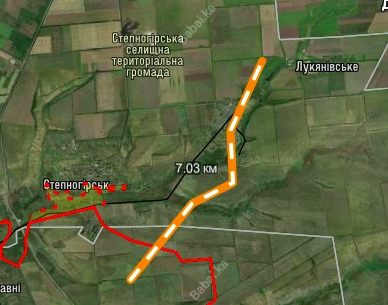
#> input picture data/raw/IMG-20260507-WA0112.jpg, 388 x 305 px, found by its file name; its folder holds only this picture in this run
$ python test_all_images.py
#> lines starting #> are read from the running program, lines starting #| are printed output that depends on the picture; after the words box and inside, x2 and y2 are one past the last pixel; in counts of white or black regions, pixels touching at a corner belong together
### ocr/image_ocr.py
import numbers
import os
import re

from PIL import Image
from PIL import ImageFilter
from PIL import ImageEnhance

import pytesseract


# TESSERACT PATH

pytesseract.pytesseract.tesseract_cmd = (
    r"C:\Program Files\Tesseract-OCR\tesseract.exe"
)


def preprocess_image(image):

    # Збільшуємо зображення

    image = image.resize(
        (
            image.width * 4,
            image.height * 4
        )
    )

    # Чорно-білий режим

    image = image.convert("L")

    # Контраст

    enhancer = ImageEnhance.Contrast(
        image
    )

    image = enhancer.enhance(5)

    # Threshold

    image = image.point(
        lambda p: 255 if p > 160 else 0
    )

    # Різкість

    image = image.filter(
        ImageFilter.SHARPEN
    )

    return image


def extract_distance_from_image(image_path):

    if not os.path.exists(image_path):

        print(
            f"OCR ERROR: file not found -> {image_path}"
        )

        return None

    image = Image.open(image_path)

    width, height = image.size

    # Широкий центральний crop

    image = image.crop((
        int(width * 0.30),
        int(height * 0.25),
        int(width * 0.75),
        int(height * 0.55)
    ))

    image = preprocess_image(image)

    # Для відладки

    image.save(
        "debug_processed.png"
    )

    custom_config = (
        r'--oem 3 --psm 6 '
        r'-c tessedit_char_whitelist='
        r'0123456789.KMkm'
    )

    text = pytesseract.image_to_string(
        image,
        lang="eng",
        config=custom_config
    )

    print("\n=== OCR TEXT ===\n")

    print(text)

    print(
        "RAW OCR:",
        repr(text)
    )

    # Шукаємо всі десяткові числа

    matches = re.findall(
        r"\d+(?:\.\d+)?",
        text
    )

    if not matches:

        return None

    numbers = []

    for match in matches:

        try:

            match = match.replace(",", ".")

            value = float(match)

            if value < 2:
                continue

            if value > 35:
                continue

            numbers.append(
                value
            )

        except:

            pass


    if not numbers:

        return None

    decimal_numbers = [
        n for n in numbers
        if not n.is_integer()
    ]

    if decimal_numbers:
        distance = max(decimal_numbers)
    else:
        distance = max(numbers)

    print(
        "FOUND:",
        numbers
    )

    return round(
        distance,
        2
    )
# [44 lines that do not run on import are left out]

### ocr/test_all_images.py
import os

from ocr.image_ocr import (
    extract_distance_from_image
)


RAW_FOLDER = "data/raw"


def main():

    found = 0

    total = 0

    results = []

    for file_name in os.listdir(
        RAW_FOLDER
    ):

        if not (
            file_name.lower().endswith(".jpg")
            or
            file_name.lower().endswith(".png")
        ):

            continue

        total += 1

        image_path = os.path.join(
            RAW_FOLDER,
            file_name
        )

        print(
            f"\nProcessing: {file_name}"
        )

        try:

            distance = (
                extract_distance_from_image(
                    image_path
                )
            )
#> in extract_distance_from_image, image is the input picture: PIL image 388x305 RGB; mean R, G, B 91.9, 99.1, 63.4
#> in extract_distance_from_image, `image = image.crop(( int(width * 0.30), int(height * 0.25), int(width ..`:
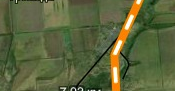
#> image: PIL image 175x91 RGB; mean R, G, B 91.3, 99.9, 60.3
#> in preprocess_image, `image = image.resize( ( image.width * 4, image.height * 4 ) )`:
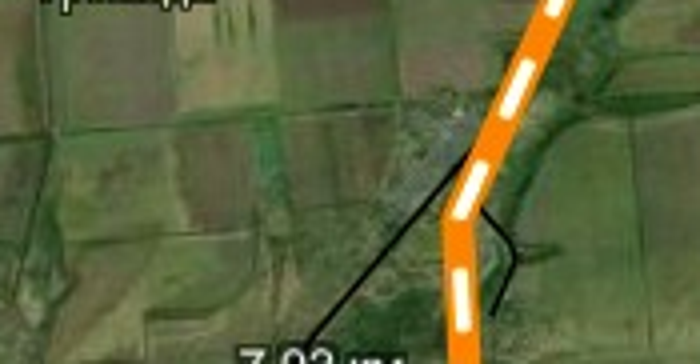
#> image: PIL image 700x364 RGB; mean R, G, B 91.3, 99.9, 60.3
#> in preprocess_image, `image = image.convert("L")`:
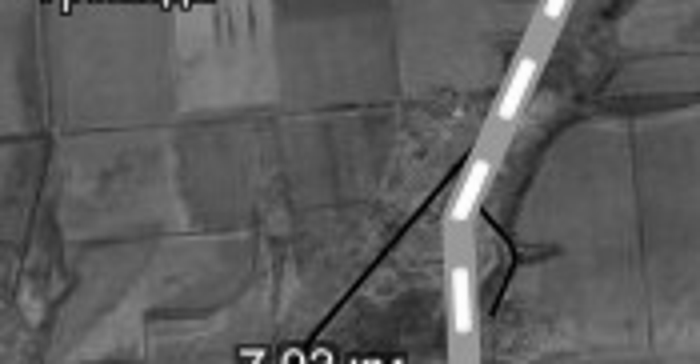
#> image: PIL image 700x364 L; min 1, max 255, mean 92.8
#> in preprocess_image, `image = enhancer.enhance(5)`:
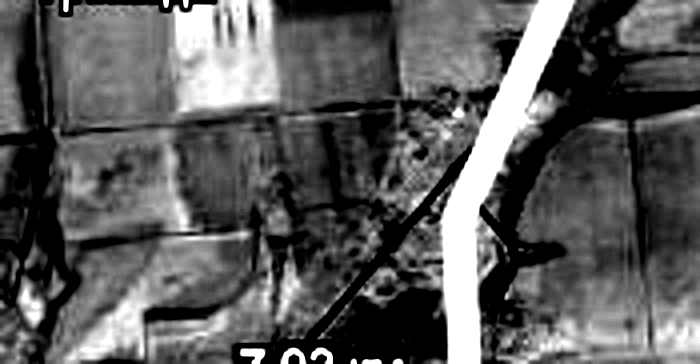
#> image: PIL image 700x364 L; min 0, max 255, mean 90.7
#> in preprocess_image, `image = image.point( lambda p: 255 if p > 160 else 0 )`:
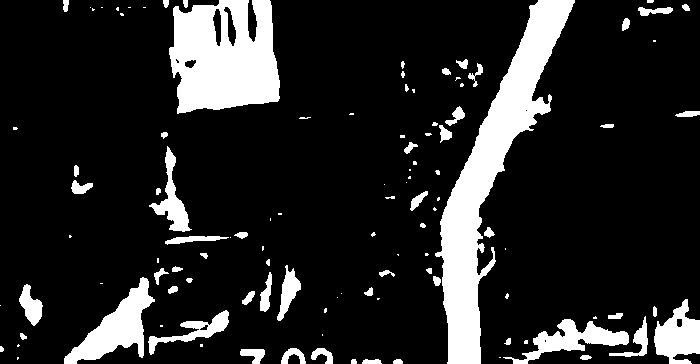
#> image: PIL image 700x364 L; 15.1% white; 112 white regions (50 under 20 px), largest, box (x1, y1, x2, y2) and area: (435, 0, 575, 364) 13951, (169, 0, 280, 114) 9745, (64, 277, 155, 364) 2996

            print(
                f"Distance: {distance}"
            )

            if distance:

                found += 1

            results.append(
                (
                    file_name,
                    distance
                )
            )

        except Exception as e:

            print(
                f"ERROR: {e}"
            )

    print("\n=== OCR SUMMARY ===\n")

    print(f"Total images: {total}")

    print(f"Detected distances: {found}")

    if total > 0:

        success_rate = (
            found / total
        ) * 100

        print(
            f"Success rate: "
            f"{success_rate:.1f}%"
        )

    print("\n=== RESULTS ===\n")

    for file_name, distance in results:

        print(
            f"{file_name} -> {distance}"
        )


if __name__ == "__main__":

    main()
#> (the call stopped at in extract_distance_from_image, `text = pytesseract.image_to_string( image, lang="eng", config=custom_c..`: pytesseract is not available in this run)

$ run again, on data/raw/IMG-20260507-WA0349.jpg
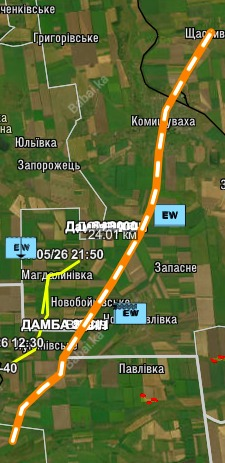
#> input picture data/raw/IMG-20260507-WA0349.jpg, 225 x 463 px, found by its file name
#> in extract_distance_from_image, image is the input picture: PIL image 225x463 RGB; mean R, G, B 92.6, 104.3, 55.8
#> in preprocess_image, `image = image.convert("L")`:
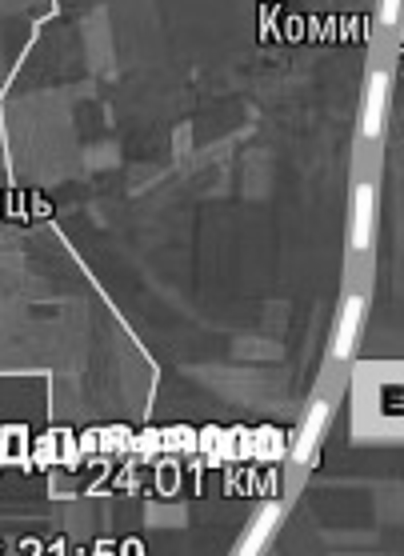
#> image: PIL image 404x556 L; min 0, max 255, mean 101.7
#> in preprocess_image, `image = image.point( lambda p: 255 if p > 160 else 0 )`:
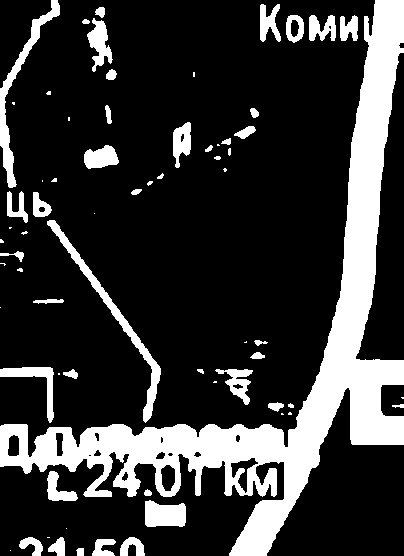
#> image: PIL image 404x556 L; 21.2% white; 68 white regions (25 under 20 px), largest, box (x1, y1, x2, y2) and area: (0, 0, 404, 556) 34780, (47, 220, 161, 423) 1812, (0, 0, 60, 188) 1611

$ run again, on data/raw/IMG-20260507-WA0362.jpg
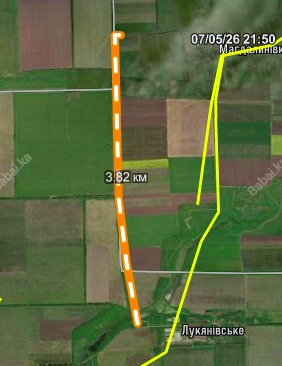
#> input picture data/raw/IMG-20260507-WA0362.jpg, 282 x 366 px, found by its file name
#> in extract_distance_from_image, image is the input picture: PIL image 282x366 RGB; mean R, G, B 91.5, 104.5, 63.3
#> in preprocess_image, `image = enhancer.enhance(5)`:
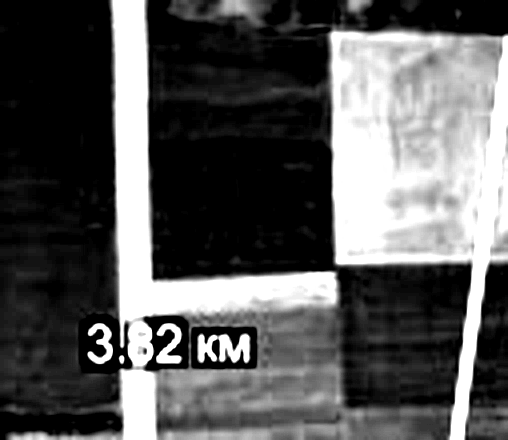
#> image: PIL image 508x440 L; min 0, max 255, mean 88.8
#> in preprocess_image, `image = image.point( lambda p: 255 if p > 160 else 0 )`:
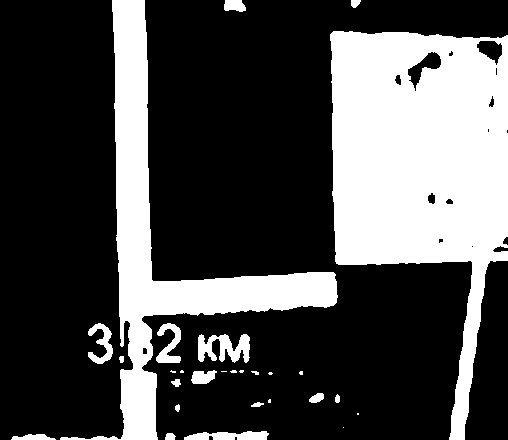
#> image: PIL image 508x440 L; 29.5% white; 28 white regions (10 under 20 px), largest, box (x1, y1, x2, y2) and area: (330, 31, 508, 440) 41556, (60, 0, 338, 440) 20590, (198, 334, 250, 363) 931

$ run again, on data/raw/IMG-20260507-WA0389.jpg
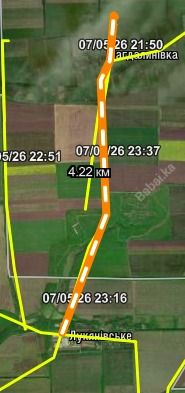
#> input picture data/raw/IMG-20260507-WA0389.jpg, 185 x 393 px, found by its file name
#> in extract_distance_from_image, image is the input picture: PIL image 185x393 RGB; mean R, G, B 95.8, 106.5, 63.6
#> in preprocess_image, `image = enhancer.enhance(5)`:
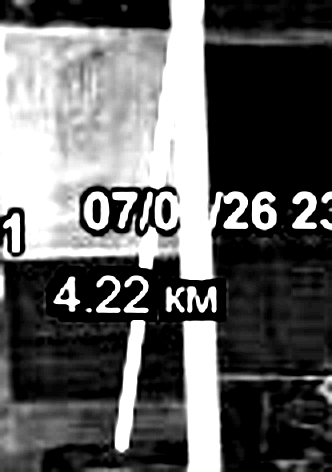
#> image: PIL image 332x472 L; min 0, max 255, mean 97.5
#> in preprocess_image, `image = image.point( lambda p: 255 if p > 160 else 0 )`:
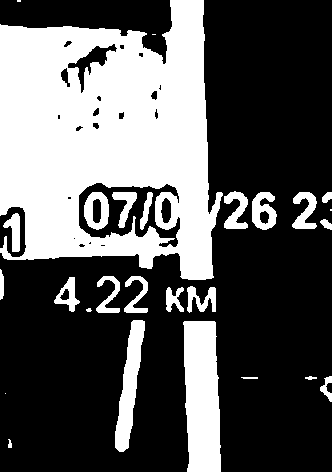
#> image: PIL image 332x472 L; 35.2% white; 27 white regions (5 under 20 px), largest, box (x1, y1, x2, y2) and area: (0, 0, 223, 280) 42678, (183, 321, 221, 472) 4918, (115, 320, 145, 452) 1889
